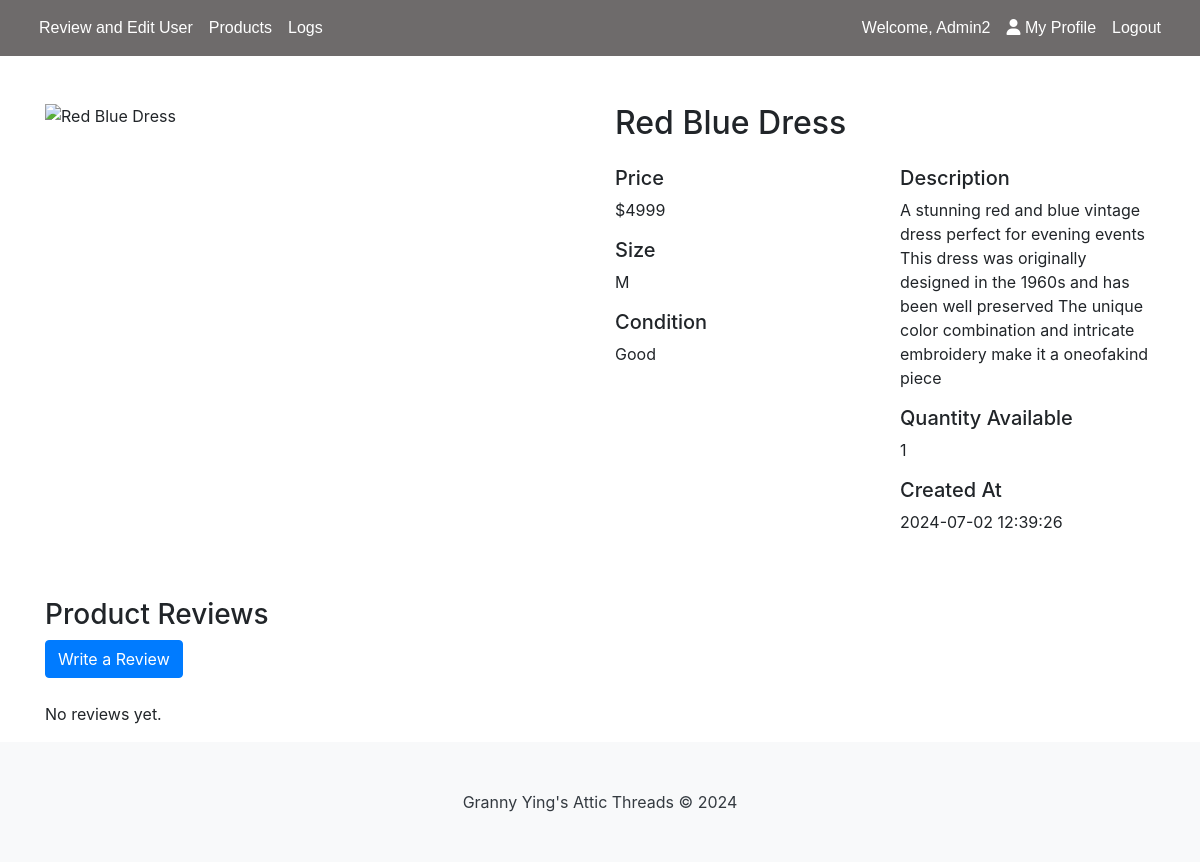
/product_details/23 (signed in), run on the app's committed database.
### tables this page shows
CREATE TABLE "Products" (
	"product_id"	INTEGER NOT NULL,
	"user_id"	INTEGER NOT NULL,
	"product_name"	VARCHAR(45) NOT NULL,
	"description"	VARCHAR(45) NOT NULL,
	"price"	DECIMAL(10, 2),
	"size"	VARCHAR(10),
	"condition"	VARCHAR(20) NOT NULL,
	"image_blob"	BLOB,
	"quantity"	INTEGER NOT NULL,
	"created_at"	DATETIME NOT NULL,
	"verified"	BOOLEAN NOT NULL,
	FOREIGN KEY("user_id") REFERENCES "Users"("user_id"),
	PRIMARY KEY("product_id" AUTOINCREMENT)
);

### app.py (the view)
@app.route("/product_details/<int:product_id>")
def product_details(product_id):
    if "user_id" in session:
        user_id = session["user_id"]
    conn = sqlite3.connect("database.db")
    cursor = conn.cursor()
    cursor.execute("SELECT * FROM Products WHERE product_id = ?", (product_id,))
    product_details = cursor.fetchone()
    if product_details:
        product_dict = {
            "product_id": product_details[0],
            "user_id": product_details[1],
            "product_name": product_details[2],
            "description": product_details[3],
            "price": product_details[4],
            "size": product_details[5],
            "condition": product_details[6],
            "image_blob": product_details[7],
            "quantity": product_details[8],
            "created_at": product_details[9],
            "verified": product_details[10],
        }
    else:
        product_dict = None
    conn.close()
    return render_template(
        "product_details.html",
        product=product_dict,
        reviews=products_reviews(product_id),
        user_id=user_id,
        product_id=product_id,
    )

### app.py (called while the page is built)
@app.before_request
def make_session_permanent():
    session.permanent = True
    app.permanent_session_lifetime = timedelta(minutes=15)
    session.modified = True

def products_reviews(product_id):
    user_id = session.get("user_id")
    conn = sqlite3.connect("database.db")
    cursor = conn.cursor()
    cursor.execute(
        """SELECT r.review_id, r.rating, r.comment, r.created_at, u.name
                          FROM Reviews r JOIN Users u ON r.user_id = u.user_id
                          WHERE r.product_id = ? ORDER BY r.created_at DESC""",
        (product_id,),
    )
    reviews = cursor.fetchall()
    review_list = [
        {
            "review_id": row[0],
            "rating": row[1],
            "comment": row[2],
            "created_at": row[3],
            "user_name": row[4],
        }
        for row in reviews
    ]
    conn.close()
    return review_list

### templates/product_details.html (shortened to what this page needs)
<!DOCTYPE html>
<html lang="en">
<head>
    {% include "header.html" %}
    {% include "navbar.html" %}
</head>
<body>
    <div class="container mt-5">
        <div class="row">
            <div class="col-md-6">
                <img src="{{ url_for('product_image', product_id=product.product_id) }}" alt="{{ product.product_name }}" class="img-fluid mb-4 product-img">
            </div>
            <div class="col-md-6">
                <h2>{{ product.product_name }}</h2>
                <div class="row mt-4">
                    <div class="col-md-6">
                        <h5>Price</h5>
                        <p>${{ product.price }}</p>
                        <h5>Size</h5>
                        <p>{{ product.size }}</p>
                        <h5>Condition</h5>
                        <p>{{ product.condition }}</p>
                    </div>
                    <div class="col-md-6">
                        <h5>Description</h5>
                        <p>{{ product.description }}</p>
                        <h5>Quantity Available</h5>
                        <p>{{ product.quantity }}</p>
                        <h5>Created At</h5>
                        <p>{{ product.created_at }}</p>
                    </div>
                </div>
            </div>
        </div>
        <div class="row mt-5">
            <div class="col-md-12">
                <h3>Product Reviews</h3>
                <a href="{{ url_for('product_review', product_id=product.product_id) }}" class="btn btn-primary mb-4">Write a Review</a>
                {% if not reviews %}
                <p>No reviews yet.</p>
                {% endif %}
            </div>
        </div>
    </div>
    {% include "footer.html" %}
</body>
</html>

### static/css/site.css (style rules this page uses)
html, body { height: 100%; margin: 0; padding: 0; }
body { display: flex; flex-direction: column; }
.product-img { width: 100%; height: 600px; object-fit: cover; }
.product-img { width: 100%; height: 300px; object-fit: cover; }

### data on the page
Products: product_name "Red Blue Dress", price "4999", size "M", condition "Good", description "A stunning red and blue vintage dress perfect for evening events This dress was originally designed in the 1960s and has been well preserved The unique color combination and intricate embroidery make it a oneofakind piece", quantity "1", created_at "2024-07-02 12:39:26"

### other printed values
{{ session['name'] }} "Admin2"
